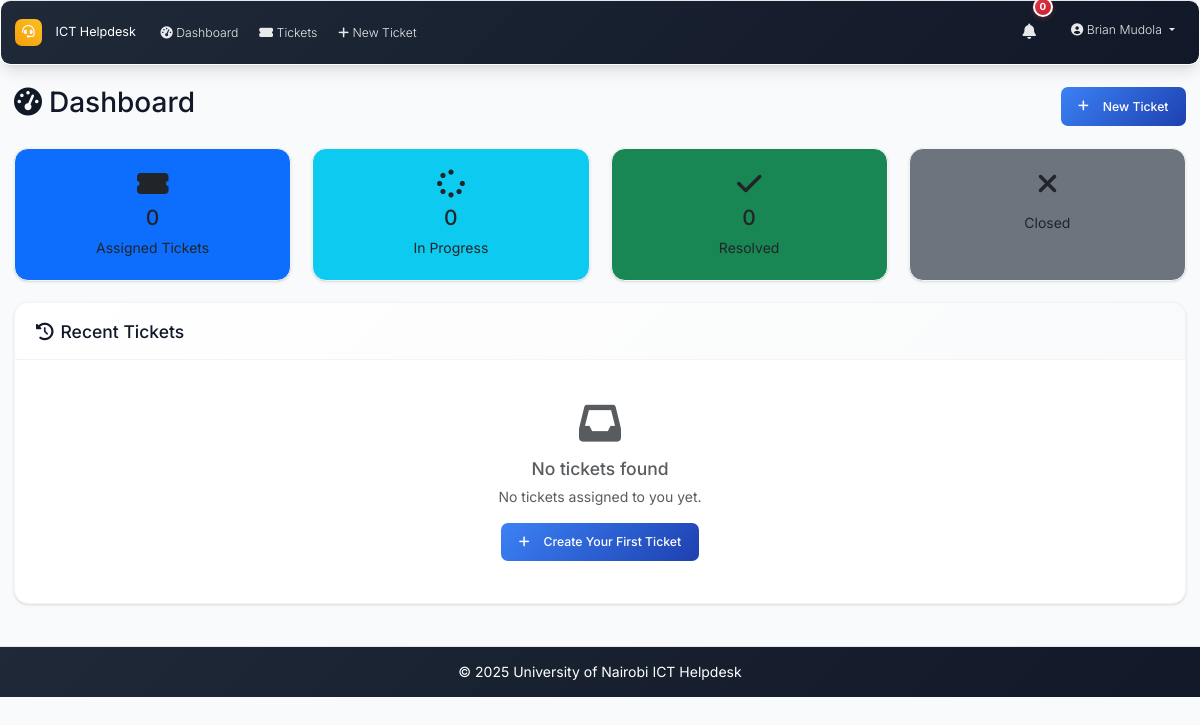
The app's page /dashboard (signed in), older data.
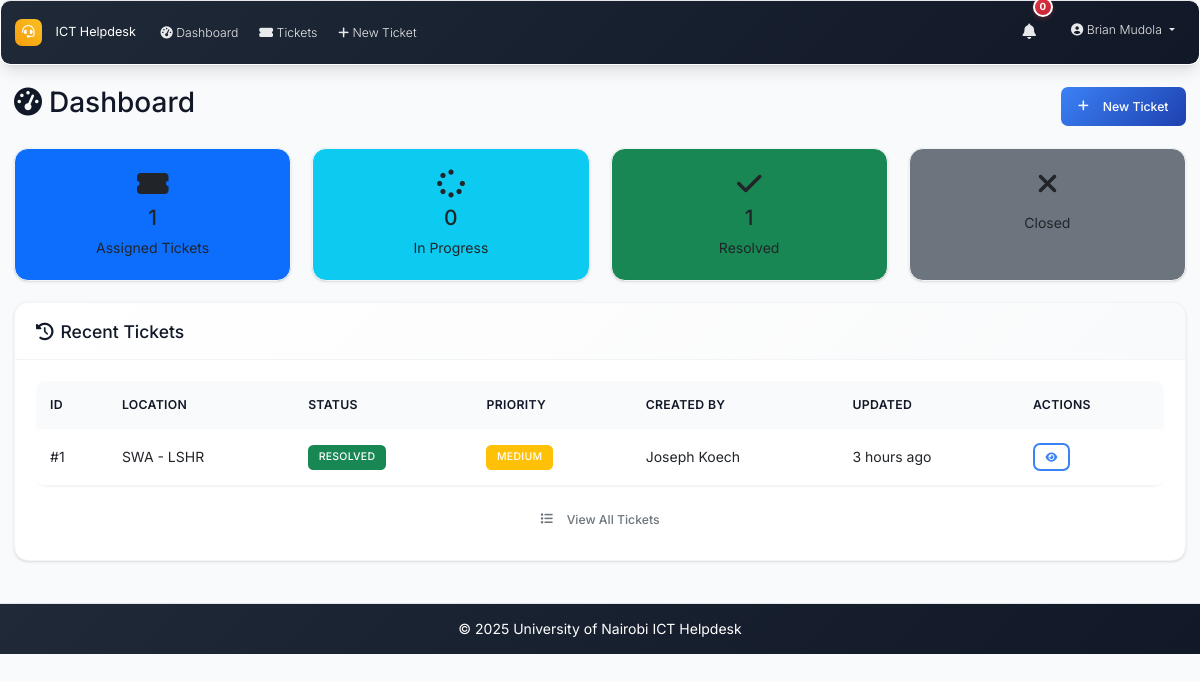
The same page, newer data.
### models.py (models this page shows, shortened)
class User(UserMixin, db.Model):
    id = db.Column(db.Integer, primary_key=True)
    username = db.Column(db.String(64), unique=True, nullable=False)
    email = db.Column(db.String(120), unique=True, nullable=False)
    password_hash = db.Column(db.String(256), nullable=False)
    full_name = db.Column(db.String(100), nullable=False)
    role = db.Column(db.String(20), nullable=False, default='user')  # admin, intern, user
    created_at = db.Column(db.DateTime, default=datetime.utcnow)
    is_active = db.Column(db.Boolean, default=True)
    is_verified = db.Column(db.Boolean, default=False)
    verification_token = db.Column(db.String(128), nullable=True)
    phone_number = db.Column(db.String(20), nullable=True)
    is_approved = db.Column(db.Boolean, default=False)
    approved_by_id = db.Column(db.Integer, db.ForeignKey('user.id'), nullable=True)
    approved_at = db.Column(db.DateTime, nullable=True)
    tickets_created = db.relationship('Ticket', foreign_keys='Ticket.created_by_id', backref='creator', lazy='dynamic')
    assigned_tickets = db.relationship('Ticket', secondary='ticket_assignees', back_populates='assignees', lazy='selectin')
    comments = db.relationship('Comment', backref='author', lazy='dynamic')

class Ticket(db.Model):
    id = db.Column(db.Integer, primary_key=True)
    location = db.Column(db.String(200), nullable=False)
    description = db.Column(Text, nullable=False)
    status = db.Column(db.String(20), nullable=False, default='open')  # open, in_progress, resolved, closed
    priority = db.Column(db.String(20), nullable=False, default='medium')  # low, medium, high, urgent
    created_at = db.Column(db.DateTime, default=datetime.utcnow)
    updated_at = db.Column(db.DateTime, default=datetime.utcnow, onupdate=datetime.utcnow)
    closed_at = db.Column(db.DateTime)
    closed_by_id = db.Column(db.Integer, db.ForeignKey('user.id'), nullable=True)
    due_date = db.Column(db.DateTime, nullable=True)
    created_by_id = db.Column(db.Integer, db.ForeignKey('user.id'), nullable=True)
    category_id = db.Column(db.Integer, db.ForeignKey('category.id'))
    comments = db.relationship('Comment', backref='ticket', lazy='dynamic', cascade='all, delete-orphan')
    attachments = db.relationship('Attachment', backref='ticket', lazy='dynamic', cascade='all, delete-orphan')
    assignees = db.relationship('User', secondary=ticket_assignees, back_populates='assigned_tickets', lazy='selectin')
    closed_by = db.relationship('User', foreign_keys=[closed_by_id], backref='closed_tickets')

### routes.py (the view)
@app.route('/dashboard')
@login_required
def dashboard():
    if current_user.role == 'admin':
        return redirect(url_for('admin_dashboard'))
    stats = get_dashboard_stats(current_user)
    recent_tickets = Ticket.query.join(Ticket.assignees).filter(User.id == current_user.id).order_by(desc(Ticket.updated_at)).limit(5).all()
    return render_template('dashboard.html', stats=stats, recent_tickets=recent_tickets)

### app.py (called while the page is built)
@login_manager.user_loader
def load_user(user_id):
    from models import User
    return User.query.get(int(user_id))

@app.context_processor
def inject_now():
    return {'now': datetime.utcnow}

### routes.py (called while the page is built)
@app.context_processor
def inject_datetime():
    return dict(datetime=datetime)

### utils.py (called while the page is built)
def get_priority_badge_class(priority):
    classes = {
        'low': 'bg-secondary',
        'medium': 'bg-warning',
        'high': 'bg-danger',
        'urgent': 'bg-danger'
    }
    return classes.get(priority, 'bg-secondary')

def get_status_badge_class(status):
    classes = {
        'open': 'bg-primary',
        'in_progress': 'bg-warning',
        'resolved': 'bg-success',
        'closed': 'bg-secondary'
    }
    return classes.get(status, 'bg-secondary')

def time_ago(dt):
    if not dt:
        return 'N/A'
    now = datetime.utcnow()
    diff = now - dt
    if diff.days > 0:
        return f"{diff.days} day{'s' if diff.days > 1 else ''} ago"
    elif diff.seconds > 3600:
        hours = diff.seconds // 3600
        return f"{hours} hour{'s' if hours > 1 else ''} ago"
    elif diff.seconds > 60:
        minutes = diff.seconds // 60
        return f"{minutes} minute{'s' if minutes > 1 else ''} ago"
    else:
        return "Just now"

### templates/dashboard.html (shortened to what this page needs)
{% extends "base.html" %}
{% block content %}
<div class="d-flex justify-content-between align-items-center mb-4">
    <h2><i class="fas fa-tachometer-alt me-2"></i>Dashboard</h2>
    <a href="{{ url_for('new_ticket') }}" class="btn btn-primary">
        <i class="fas fa-plus me-2"></i>New Ticket
    </a>
</div>
<div class="row mb-4">
    {% if current_user.role == 'intern' %}
        <div class="col-md-3">
            <a href="{{ url_for('tickets_list', status='assigned') }}" class="text-decoration-none">
                <div class="card bg-primary h-100">
                    <div class="card-body text-center">
                        <i class="fas fa-ticket-alt fa-2x mb-2"></i>
                        <h4>{{ stats.assigned_tickets }}</h4>
                        <p class="mb-0">Assigned Tickets</p>
                    </div>
                </div>
            </a>
        </div>
        <div class="col-md-3">
            <a href="{{ url_for('tickets_list', status='in_progress') }}" class="text-decoration-none">
                <div class="card bg-info h-100">
                    <div class="card-body text-center">
                        <i class="fas fa-spinner fa-2x mb-2"></i>
                        <h4>{{ stats.my_in_progress }}</h4>
                        <p class="mb-0">In Progress</p>
                    </div>
                </div>
            </a>
        </div>
        <div class="col-md-3">
            <a href="{{ url_for('tickets_list', status='resolved') }}" class="text-decoration-none">
                <div class="card bg-success h-100">
                    <div class="card-body text-center">
                        <i class="fas fa-check fa-2x mb-2"></i>
                        <h4>{{ stats.my_resolved }}</h4>
                        <p class="mb-0">Resolved</p>
                    </div>
                </div>
            </a>
        </div>
        <div class="col-md-3">
            <a href="{{ url_for('tickets_list', status='closed') }}" class="text-decoration-none">
                <div class="card bg-secondary h-100">
                    <div class="card-body text-center">
                        <i class="fas fa-times fa-2x mb-2"></i>
                        <p class="mb-0">Closed</p>
                    </div>
                </div>
            </a>
        </div>
    {% endif %}
</div>
<div class="card">
    <div class="card-header">
        <h5 class="mb-0">
            <i class="fas fa-history me-2"></i>Recent Tickets
        </h5>
    </div>
    <div class="card-body">
        {% if recent_tickets %}
            <div class="table-responsive">
                <table class="table table-hover">
                    <thead>
                        <tr>
                            <th>ID</th>
                            <th>Location</th>
                            <th>Status</th>
                            <th>Priority</th>
                            {% if current_user.role == 'intern' %}
                            <th>Created By</th>
                            {% else %}
                            <th>Assigned To</th>
                            {% endif %}
                            <th>Updated</th>
                            <th>Actions</th>
                        </tr>
                    </thead>
                    <tbody>
                        {% for ticket in recent_tickets %}
                        <tr>
                            <td>#{{ ticket.id }}</td>
                            <td>{{ ticket.location[:50] }}{% if ticket.location and ticket.location|length > 50 %}...{% endif %}</td>
                            <td>
                                <span class="badge {{ ticket.status|status_badge }}">
                                    {{ ticket.status.replace('_', ' ').title() }}
                                </span>
                            </td>
                            <td>
                                <span class="badge {{ ticket.priority|priority_badge }}">
                                    {{ ticket.priority.title() }}
                                </span>
                            </td>
                            {% if current_user.role == 'intern' %}
                            <td>{{ ticket.creator.full_name }}</td>
                            {% endif %}
                            <td>{{ ticket.updated_at|time_ago }}</td>
                            <td>
                                <a href="{{ url_for('ticket_detail', id=ticket.id) }}" class="btn btn-sm btn-outline-primary">
                                    <i class="fas fa-eye"></i>
                                </a>
                            </td>
                        </tr>
                        {% endfor %}
                    </tbody>
                </table>
            </div>
            <div class="text-center">
                <a href="{{ url_for('tickets_list') }}" class="btn btn-outline-secondary">
                    <i class="fas fa-list me-2"></i>View All Tickets
                </a>
            </div>
        {% else %}
            <div class="text-center py-4">
                <i class="fas fa-inbox fa-3x text-muted mb-3"></i>
                <h5 class="text-muted">No tickets found</h5>
                <p class="text-muted">
                    {% if current_user.role == 'user' %}
                        You haven't created any tickets yet.
                    {% else %}
                        No tickets assigned to you yet.
                    {% endif %}
                </p>
                <a href="{{ url_for('new_ticket') }}" class="btn btn-primary">
                    <i class="fas fa-plus me-2"></i>Create Your First Ticket
                </a>
            </div>
        {% endif %}
    </div>
</div>
{% endblock %}

### templates/base.html (shortened to what this page needs)
<!DOCTYPE html>
<html lang="en">
<head>
    <link href="https://cdn.jsdelivr.net/npm/bootstrap@5.3.0/dist/css/bootstrap.min.css" rel="stylesheet">
    <link href="https://cdnjs.cloudflare.com/ajax/libs/font-awesome/6.0.0/css/all.min.css" rel="stylesheet">
    <link href="{{ url_for('static', filename='css/custom.css') }}" rel="stylesheet">
</head>
<body>
    <nav class="navbar navbar-expand-lg navbar-dark footer-sky">
        <div class="container-fluid px-3">
            <a class="navbar-brand" href="{{ url_for('index') }}">
                <i class="fas fa-headset me-2"></i>ICT Helpdesk
            </a>
            <div class="collapse navbar-collapse" id="navbarNav">
                <ul class="navbar-nav me-auto mb-2 mb-lg-0">
                    {% if current_user.is_authenticated %}
                    <li class="nav-item">
                        <a class="nav-link" href="{{ url_for('dashboard') }}">
                            <i class="fas fa-tachometer-alt me-1"></i>Dashboard
                        </a>
                    </li>
                    <li class="nav-item">
                        <a class="nav-link" href="{{ url_for('tickets_list') }}">
                            <i class="fas fa-ticket-alt me-1"></i>Tickets
                        </a>
                    </li>
                    <li class="nav-item">
                        <a class="nav-link" href="{{ url_for('new_ticket') }}">
                            <i class="fas fa-plus me-1"></i>New Ticket
                        </a>
                    </li>
                    {% endif %}
                </ul>
                <ul class="navbar-nav ms-auto mb-2 mb-lg-0">
                    {% if current_user.is_authenticated %}
                    <li class="nav-item dropdown me-3">
                        <a class="nav-link position-relative" href="#" id="notificationsDropdown" role="button"
                           data-bs-toggle="dropdown" aria-expanded="false">
                            <i class="fas fa-bell"></i>
                            <span id="notification-badge" class="position-absolute top-0 start-100 translate-middle badge rounded-pill bg-danger" style="display: none;">
                                0
                            </span>
                        </a>
                    </li>
                    <li class="nav-item dropdown">
                        <a class="nav-link dropdown-toggle" href="#" id="navbarDropdown" role="button" data-bs-toggle="dropdown" aria-expanded="false">
                            <i class="fas fa-user-circle me-1"></i>{{ current_user.full_name }}
                        </a>
                    </li>
                    {% endif %}
                </ul>
            </div>
        </div>
    </nav>
    <main class="container-fluid my-4 px-3">
        {% block content %}{% endblock %}
    </main>
    <footer class="footer-sky py-3 mt-5">
        <div class="container text-center">
            <span>&copy; {{ datetime.utcnow().year }} University of Nairobi ICT Helpdesk</span>
        </div>
    </footer>
</body>
</html>

Row changes from the older to the newer data that the page shows:
now on this page (row edited): Ticket: id "1", location "SWA - LSHR", status.replace "RESOLVED", priority "MEDIUM", creator.full_name "Joseph Koech", updated_at "3 hours ago"
Text that changed along with them:
{{ stats.assigned_tickets }}: "0" → "1"
{{ stats.my_resolved }}: "0" → "1"
text no longer shown: "No tickets found No tickets assigned to you yet. Create Your First Ticket"
text now shown: "ID LOCATION STATUS PRIORITY CREATED BY UPDATED ACTIONS View All Tickets"
